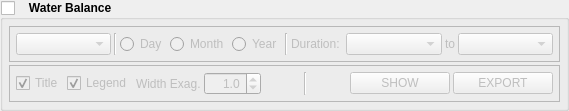
            <widget class="QGroupBox" name="groupBox_std">
             <property name="font">
              <font>
               <weight>75</weight>
               <bold>true</bold>
              </font>
             </property>
             <property name="title">
              <string>   Water Balance</string>
             </property>
             <property name="checkable">
              <bool>true</bool>
             </property>
             <property name="checked">
              <bool>false</bool>
             </property>
             <layout class="QVBoxLayout" name="verticalLayout_22">
              <property name="spacing">
               <number>3</number>
              </property>
              <property name="leftMargin">
               <number>6</number>
              </property>
              <property name="topMargin">
               <number>6</number>
              </property>
              <property name="rightMargin">
               <number>6</number>
              </property>
              <property name="bottomMargin">
               <number>6</number>
              </property>
              <item>
               <widget class="QFrame" name="frame_15">
                <property name="frameShape">
                 <enum>QFrame::StyledPanel</enum>
                </property>
                <property name="frameShadow">
                 <enum>QFrame::Raised</enum>
                </property>
                <layout class="QHBoxLayout" name="horizontalLayout_17">
                 <property name="spacing">
                  <number>3</number>
                 </property>
                 <property name="leftMargin">
                  <number>6</number>
                 </property>
                 <property name="topMargin">
                  <number>6</number>
                 </property>
                 <property name="rightMargin">
                  <number>6</number>
                 </property>
                 <property name="bottomMargin">
                  <number>6</number>
                 </property>
                 <item>
                  <widget class="QComboBox" name="comboBox_dws_files"/>
                 </item>
                 <item>
                  <widget class="Line" name="line_19">
                   <property name="orientation">
                    <enum>Qt::Vertical</enum>
                   </property>
                  </widget>
                 </item>
                 <item>
                  <widget class="QRadioButton" name="radioButton_std_day">
                   <property name="sizePolicy">
                    <sizepolicy hsizetype="Fixed" vsizetype="Fixed">
                     <horstretch>0</horstretch>
                     <verstretch>0</verstretch>
                    </sizepolicy>
                   </property>
                   <property name="font">
                    <font>
                     <weight>50</weight>
                     <bold>false</bold>
                    </font>
                   </property>
                   <property name="text">
                    <string>Day</string>
                   </property>
                  </widget>
                 </item>
                 <item>
                  <widget class="QRadioButton" name="radioButton_std_month">
                   <property name="sizePolicy">
                    <sizepolicy hsizetype="Fixed" vsizetype="Fixed">
                     <horstretch>0</horstretch>
                     <verstretch>0</verstretch>
                    </sizepolicy>
                   </property>
                   <property name="font">
                    <font>
                     <weight>50</weight>
                     <bold>false</bold>
                    </font>
                   </property>
                   <property name="text">
                    <string>Month</string>
                   </property>
                  </widget>
                 </item>
                 <item>
                  <widget class="QRadioButton" name="radioButton_std_year">
                   <property name="sizePolicy">
                    <sizepolicy hsizetype="Fixed" vsizetype="Fixed">
                     <horstretch>0</horstretch>
                     <verstretch>0</verstretch>
                    </sizepolicy>
                   </property>
                   <property name="font">
                    <font>
                     <weight>50</weight>
                     <bold>false</bold>
                    </font>
                   </property>
                   <property name="text">
                    <string>Year</string>
                   </property>
                  </widget>
                 </item>
                 <item>
                  <widget class="Line" name="line_13">
                   <property name="orientation">
                    <enum>Qt::Vertical</enum>
                   </property>
                  </widget>
                 </item>
                 <item>
                  <widget class="QLabel" name="label_63">
                   <property name="sizePolicy">
                    <sizepolicy hsizetype="Fixed" vsizetype="Preferred">
                     <horstretch>0</horstretch>
                     <verstretch>0</verstretch>
                    </sizepolicy>
                   </property>
                   <property name="font">
                    <font>
                     <weight>50</weight>
                     <bold>false</bold>
                    </font>
                   </property>
                   <property name="text">
                    <string>Duration: </string>
                   </property>
                  </widget>
                 </item>
                 <item>
                  <widget class="QComboBox" name="comboBox_std_sdate"/>
                 </item>
                 <item>
                  <widget class="QLabel" name="label_64">
                   <property name="sizePolicy">
                    <sizepolicy hsizetype="Fixed" vsizetype="Preferred">
                     <horstretch>0</horstretch>
                     <verstretch>0</verstretch>
                    </sizepolicy>
                   </property>
                   <property name="font">
                    <font>
                     <weight>50</weight>
                     <bold>false</bold>
                    </font>
                   </property>
                   <property name="text">
                    <string>to</string>
                   </property>
                  </widget>
                 </item>
                 <item>
                  <widget class="QComboBox" name="comboBox_std_edate">
                   <property name="font">
                    <font>
                     <weight>50</weight>
                     <bold>false</bold>
                    </font>
                   </property>
                  </widget>
                 </item>
                </layout>
               </widget>
              </item>
              <item>
               <widget class="QFrame" name="frame_16">
                <property name="frameShape">
                 <enum>QFrame::StyledPanel</enum>
                </property>
                <property name="frameShadow">
                 <enum>QFrame::Raised</enum>
                </property>
                <layout class="QHBoxLayout" name="horizontalLayout_46">
                 <property name="spacing">
                  <number>3</number>
                 </property>
                 <property name="leftMargin">
                  <number>6</number>
                 </property>
                 <property name="topMargin">
                  <number>6</number>
                 </property>
                 <property name="rightMargin">
                  <number>6</number>
                 </property>
                 <property name="bottomMargin">
                  <number>6</number>
                 </property>
                 <item>
                  <widget class="QCheckBox" name="checkBox_std_title">
                   <property name="font">
                    <font>
                     <weight>50</weight>
                     <bold>false</bold>
                    </font>
                   </property>
                   <property name="text">
                    <string>Title</string>
                   </property>
                   <property name="checked">
                    <bool>true</bool>
                   </property>
                  </widget>
                 </item>
                 <item>
                  <widget class="QCheckBox" name="checkBox_std_legend">
                   <property name="font">
                    <font>
                     <weight>50</weight>
                     <bold>false</bold>
                    </font>
                   </property>
                   <property name="text">
                    <string>Legend</string>
                   </property>
                   <property name="checked">
                    <bool>true</bool>
                   </property>
                  </widget>
                 </item>
                 <item>
                  <widget class="QLabel" name="label_65">
                   <property name="font">
                    <font>
                     <weight>50</weight>
                     <bold>false</bold>
                    </font>
                   </property>
                   <property name="text">
                    <string>Width Exag.</string>
                   </property>
                  </widget>
                 </item>
                 <item>
                  <widget class="QDoubleSpinBox" name="doubleSpinBox_std_w_exag">
                   <property name="font">
                    <font>
                     <weight>50</weight>
                     <bold>false</bold>
                    </font>
                   </property>
                   <property name="alignment">
                    <set>Qt::AlignRight|Qt::AlignTrailing|Qt::AlignVCenter</set>
                   </property>
                   <property name="decimals">
                    <number>1</number>
                   </property>
                   <property name="singleStep">
                    <double>0.100000000000000</double>
                   </property>
                   <property name="value">
                    <double>1.000000000000000</double>
                   </property>
                  </widget>
                 </item>
                 <item>
                  <spacer name="horizontalSpacer_21">
                   <property name="orientation">
                    <enum>Qt::Horizontal</enum>
                   </property>
                   <property name="sizeHint" stdset="0">
                    <size>
                     <width>40</width>
                     <height>20</height>
                    </size>
                   </property>
                  </spacer>
                 </item>
                 <item>
                  <widget class="Line" name="line_14">
                   <property name="orientation">
                    <enum>Qt::Vertical</enum>
                   </property>
                  </widget>
                 </item>
                 <item>
                  <spacer name="horizontalSpacer_20">
                   <property name="orientation">
                    <enum>Qt::Horizontal</enum>
                   </property>
                   <property name="sizeHint" stdset="0">
                    <size>
                     <width>40</width>
                     <height>20</height>
                    </size>
                   </property>
                  </spacer>
                 </item>
                 <item>
                  <widget class="QPushButton" name="pushButton_std_plot">
                   <property name="minimumSize">
                    <size>
                     <width>100</width>
                     <height>0</height>
                    </size>
                   </property>
                   <property name="font">
                    <font>
                     <weight>50</weight>
                     <bold>false</bold>
                    </font>
                   </property>
                   <property name="text">
                    <string>SHOW</string>
                   </property>
                  </widget>
                 </item>
                 <item>
                  <widget class="QPushButton" name="pushButton_std_export_wb">
                   <property name="minimumSize">
                    <size>
                     <width>100</width>
                     <height>0</height>
                    </size>
                   </property>
                   <property name="font">
                    <font>
                     <weight>50</weight>
                     <bold>false</bold>
                    </font>
                   </property>
                   <property name="text">
                    <string>EXPORT</string>
                   </property>
                  </widget>
                 </item>
                </layout>
               </widget>
              </item>
             </layout>
            </widget>
